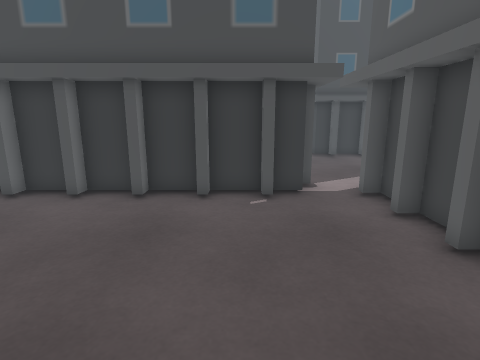
View 1 (above)

21 first-person views from a walk through a 3-D level made in the Unity game engine. The camera is 1.2 m above the floor, tilts 12° down and sees 80° across. The floor is counted in squares, 0.5 m on a side. Each view is taken from the middle of a square. On the plan, view 1 faces up. The plan holds only what a view shows up to about 18 squares ahead; the rest is blank. The place goes on beyond the plan.

View 2
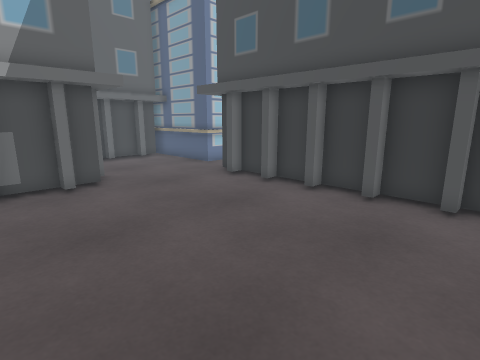

View 3
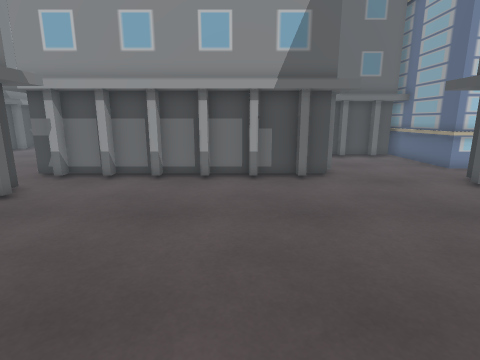

View 4
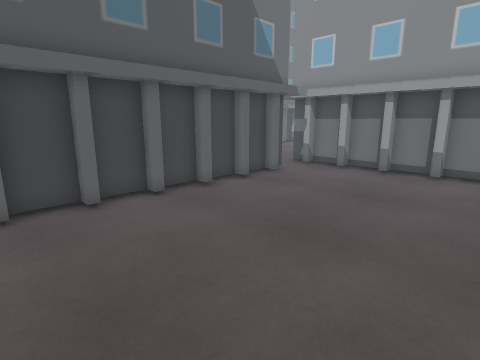

View 5
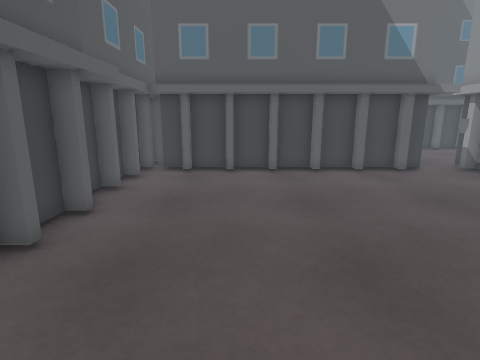

View 6
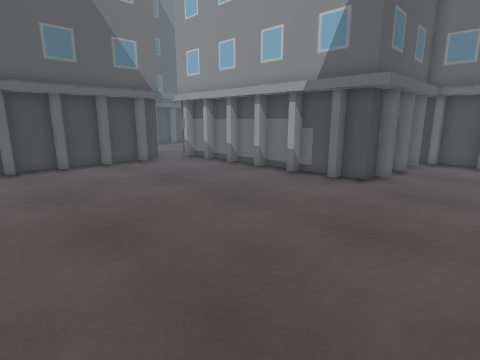

View 7
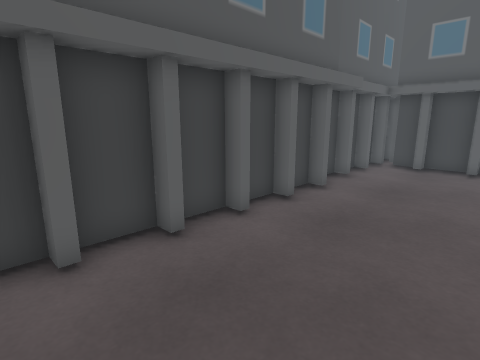

View 8
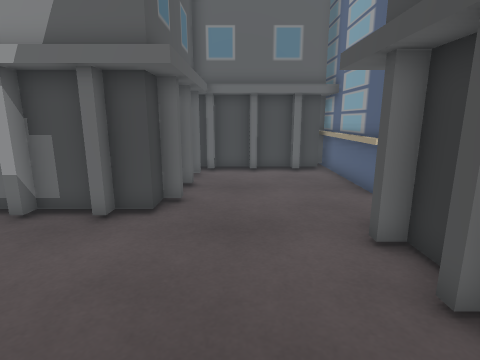

View 9
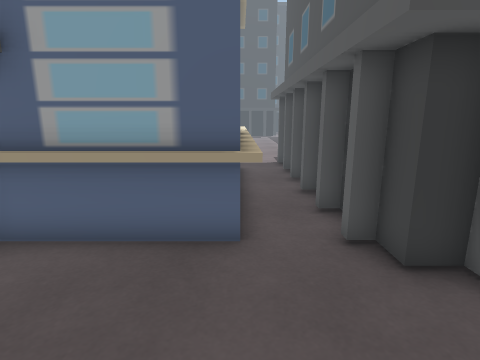

View 10
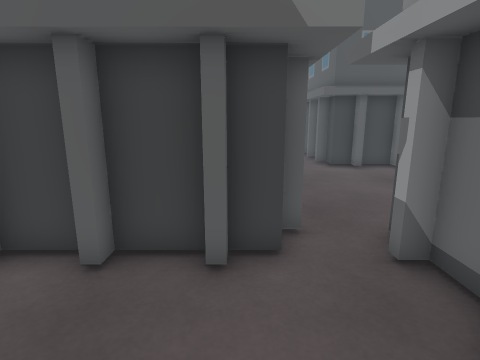

View 11
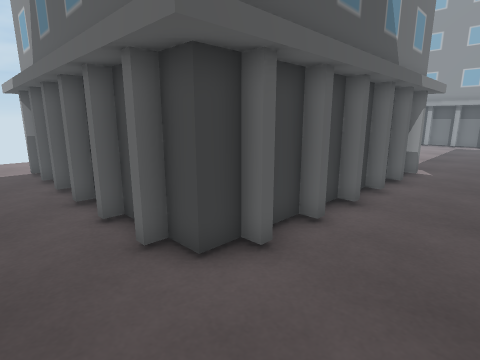

View 12
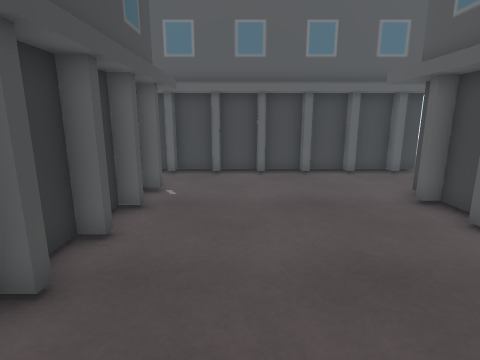

View 13
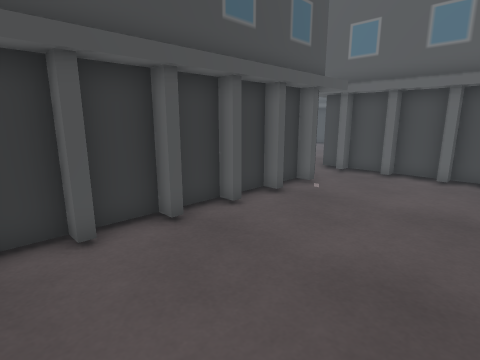

View 14
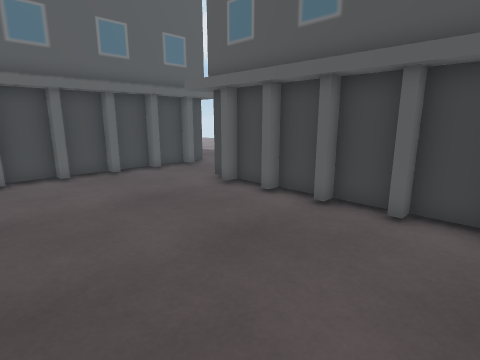

View 15
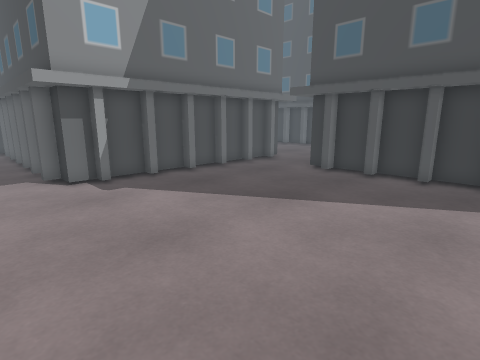

View 16
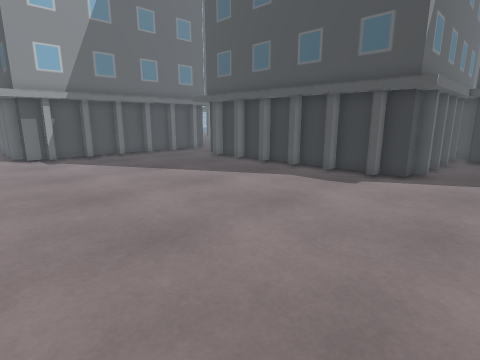

View 17
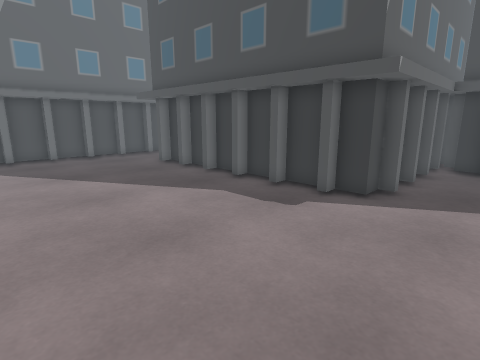

View 18
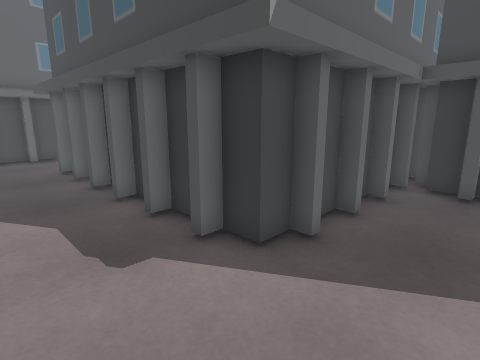

View 19
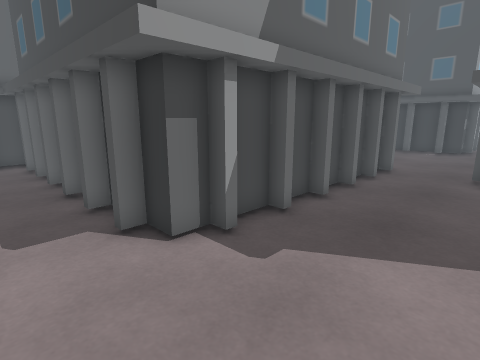

View 20
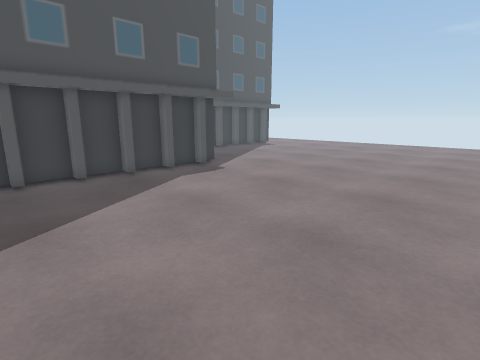

View 21
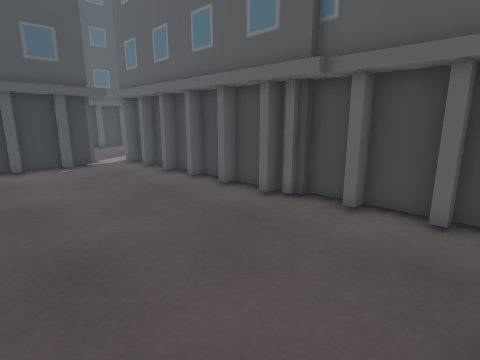

### Floor plan
Key: @ floor where view 1 was taken; . floor; B building.
Columns run from 22 left of view 1 to 7 right of it. Each row starts with its distance up from view 1.
 12          B.BB             ..
 11          B..B            ...
 10    BBBBBBB.BB           BBB
  9     B.......BBBBBBBBBBBBB.B
  8     B.....................B
  7     B.....................B
  6     B.....................B
  5     B.....................B
  4     BBBBBBBB..............B
  3            B..............B
  2            B..............B
  1            B..............B
  0            B..........@...B
 -1            B..............B
 -2            B..............BB
 -3            B...............B
 -4            B..............BB
 -5            B...............B
 -6            B..............BB
 -7            B..B.B.B.B.B.B..B
 -8            B.BBBBBBBBBBBBBBB
 -9 BBBBBBBBBBBB.B             B
-10 .............B            BB
-11 .............B             B
-12 .............B            BB
-13 .............B            BBB
-14 .............B            B.B
-15 .............B            B..
-16 .............B            B...
-17 B.B.B.B.B....B            B...
-18 BBBBBBBBBB...B            B...
-19          BB..B            B...
-20          B...BBBBBBBBBBBBBB...
-21          BB...B.B.B.B.B.B.....
-22          B....................
-23          BB...................
-24          B....................
-25          BB...................
-26          B....................
-27          BB...................
-28          B....................
-29          BB...................
-30 BBBBBBBBBB....................
-31 B.B.B.B.B.....................
-32 ..............................
-33       ...... ..............  .

Positions as (right, up) in squares from view 1, and headings:
1: (0, 0), facing up
2: (0, 0), facing up-left
3: (1, 0), facing left
4: (3, 1), facing down-left
5: (0, 6), facing down
6: (0, 8), facing down-left
7: (-1, 8), facing down-right
8: (-4, 6), facing left
9: (-13, 5), facing up
10: (-8, -3), facing down
11: (-10, -14), facing down-left
12: (-22, -12), facing right
13: (-22, -15), facing up-right
14: (-22, -10), facing down-right
15: (-1, -33), facing up-left
16: (7, -33), facing up-left
17: (7, -29), facing up-left
18: (7, -24), facing up-left
19: (-8, -33), facing up-left
20: (-7, -33), facing up-right
21: (-3, -7), facing up-right
